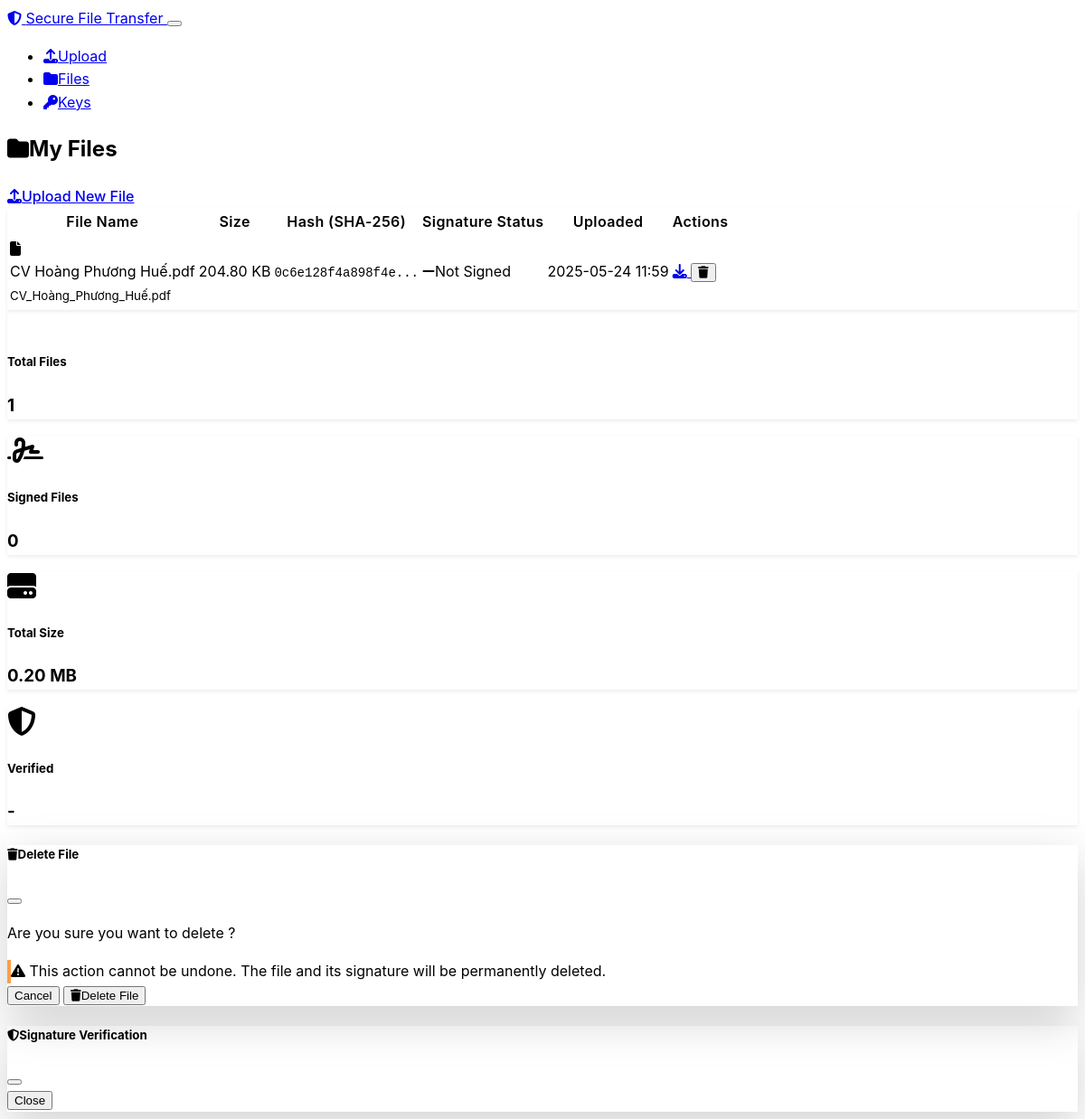
Before: /files with the older database file.
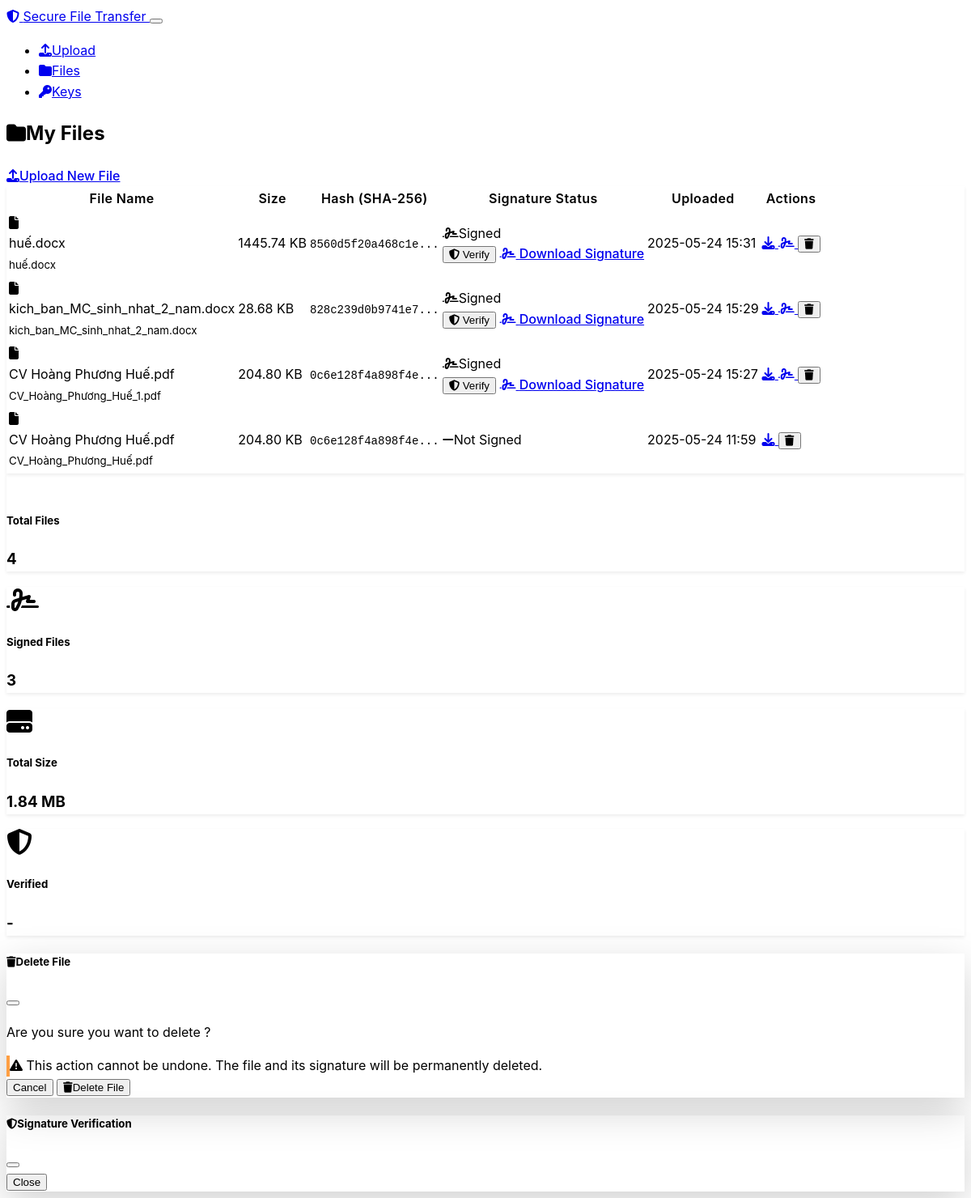
After: the same page with the newer database file.
### models.py (models this page shows, shortened)
class FileRecord(db.Model):
    id = db.Column(db.Integer, primary_key=True)
    filename = db.Column(db.String(255), nullable=False)
    original_filename = db.Column(db.String(255), nullable=False)
    file_path = db.Column(db.String(500), nullable=False)
    file_size = db.Column(db.Integer, nullable=False)
    file_hash = db.Column(db.String(64), nullable=False)  # SHA-256 hash
    signature = db.Column(Text, nullable=True)  # RSA signature
    signature_verified = db.Column(db.Boolean, default=False)
    uploaded_at = db.Column(db.DateTime, default=datetime.utcnow)
    user_id = db.Column(db.Integer, db.ForeignKey('user.id'), nullable=False)

### routes.py (the view)
@app.route('/files')
def files():
    user = User.query.first()
    if not user:
        user = User(username='default_user')
        db.session.add(user)
        db.session.commit()
    user_files = FileRecord.query.filter_by(user_id=user.id).order_by(FileRecord.uploaded_at.desc()).all()
    if not user.private_key or not user.public_key:
        flash('Bạn chưa có khóa RSA. Vui lòng tạo khóa để ký số các file.', 'warning')
    return render_template('files.html', user=user, files=user_files)

### templates/files.html (shortened to what the changed rows need)
{% extends "base.html" %}
{% block content %}
<div class="d-flex justify-content-between align-items-center mb-4">
    <h2>
        <i class="fas fa-folder me-2"></i>My Files
    </h2>
</div>
{% if files %}
<div class="card">
    <div class="card-body">
        <div class="table-responsive">
            <table class="table table-hover">
                <thead>
                    <tr>
                        <th>File Name</th>
                        <th>Size</th>
                        <th>Hash (SHA-256)</th>
                        <th>Signature Status</th>
                        <th>Uploaded</th>
                        <th>Actions</th>
                    </tr>
                </thead>
                <tbody>
                    {% for file in files %}
                    <tr id="file-row-{{ file.id }}">
                        <td>
                            <div class="d-flex align-items-center">
                                <i class="fas fa-file me-2"></i>
                                <div>
                                    <div class="fw-bold">{{ file.original_filename }}</div>
                                    <small class="text-muted">{{ file.filename }}</small>
                                </div>
                            </div>
                        </td>
                        <td>{{ "%.2f"|format(file.file_size / 1024) }} KB</td>
                        <td>
                            <small class="font-monospace text-muted">
                                {{ file.file_hash[:16] }}...
                            </small>
                        </td>
                        <td>
                            <div id="signature-status-{{ file.id }}">
                                {% if file.signature %}
                                    <span class="badge bg-success">
                                        <i class="fas fa-signature me-1"></i>Signed
                                    </span>
                                    <div class="btn-group ms-1">
                                        <button class="btn btn-sm btn-outline-info" onclick="verifySignature({{ file.id }})">
                                            <i class="fas fa-shield-alt"></i> Verify
                                        </button>
                                        <a href="{{ url_for('download_signature', file_id=file.id) }}" class="btn btn-sm btn-outline-success">
                                            <i class="fas fa-signature"></i> Download Signature
                                        </a>
                                    </div>
                                {% else %}
                                    <span class="badge bg-secondary">
                                        <i class="fas fa-minus me-1"></i>Not Signed
                                    </span>
                                {% endif %}
                            </div>
                        </td>
                        <td>{{ file.uploaded_at.strftime('%Y-%m-%d %H:%M') }}</td>
                        <td>
                            <div class="btn-group" role="group">
                                <a href="{{ url_for('download_file', file_id=file.id) }}"
                                   class="btn btn-sm btn-outline-primary"
                                   title="Download File">
                                    <i class="fas fa-download"></i>
                                </a>
                                {% if file.signature %}
                                <a href="{{ url_for('download_signature', file_id=file.id) }}"
                                   class="btn btn-sm btn-outline-success"
                                   title="Download Signature">
                                    <i class="fas fa-signature"></i>
                                </a>
                                {% endif %}
                                <button class="btn btn-sm btn-outline-danger"
                                        onclick="deleteFile({{ file.id }}, '{{ file.original_filename }}')"
                                        title="Delete">
                                    <i class="fas fa-trash"></i>
                                </button>
                            </div>
                        </td>
                    </tr>
                    {% endfor %}
                </tbody>
            </table>
        </div>
    </div>
</div>
<div class="row mt-4">
    <div class="col-md-3">
        <div class="card text-center">
            <div class="card-body">
                <h5>Total Files</h5>
                <h3 class="text-primary">{{ files|length }}</h3>
            </div>
        </div>
    </div>
    <div class="col-md-3">
        <div class="card text-center">
            <div class="card-body">
                <i class="fas fa-signature fa-2x text-success mb-2"></i>
                <h5>Signed Files</h5>
                <h3 class="text-success">{{ files|selectattr('signature')|list|length }}</h3>
            </div>
        </div>
    </div>
    <div class="col-md-3">
        <div class="card text-center">
            <div class="card-body">
                <i class="fas fa-hdd fa-2x text-info mb-2"></i>
                <h5>Total Size</h5>
                <h3 class="text-info">{{ "%.2f"|format(files|sum(attribute='file_size') / 1024 / 1024) }} MB</h3>
            </div>
        </div>
    </div>
    <div class="col-md-3">
        <div class="card text-center">
            <div class="card-body">
                <i class="fas fa-shield-alt fa-2x text-warning mb-2"></i>
                <h5>Verified</h5>
                <h3 class="text-warning">-</h3>
            </div>
        </div>
    </div>
</div>
{% endif %}
{% endblock %}

Changed rows visible on the page:
added FileRecord: original_filename "huế.docx", filename "huế.docx", file.file_size/1024 "1445.74", file_hash "8560d5f20a468c1e", uploaded_at "2025-05-24 15:31"
added FileRecord: original_filename "kich_ban_MC_sinh_nhat_2_nam.docx", filename "kich_ban_MC_sinh_nhat_2_nam.docx", file.file_size/1024 "28.68", file_hash "828c239d0b9741e7", uploaded_at "2025-05-24 15:29"
added FileRecord: original_filename "CV Hoàng Phương Huế.pdf", filename "CV_Hoàng_Phương_Huế_1.pdf", file.file_size/1024 "204.80", file_hash "0c6e128f4a898f4e", uploaded_at "2025-05-24 15:27"
Other visible differences:
{{ files|length }}: "1" → "4"
{{ files|selectattr('signature')|list|length }}: "0" → "3"
{{ "%.2f"|format(files|sum(attribute='file_size') / 1024 / 1024) }}: "0.20" → "1.84"
